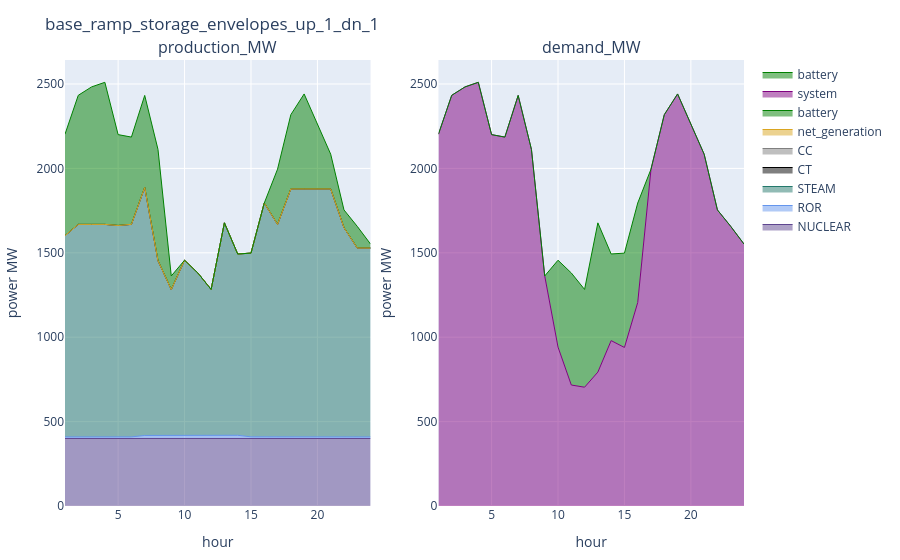

Here is the notebook cell this chart was saved with:
### Markdown cell above
### ED

### Code cell
config_ = config_1
supply_ed_ = supply_ed[(supply_ed.configuration .== config_) .& (supply_ed.day .== day_) .& (supply_ed.iteration .== iteration_), :]
demand_ed_ = demand_ed[(demand_ed.configuration .== config_) .& (demand_ed.day .== day_) .& (demand_ed.iteration .== iteration_), :]
plot_supply_demand(supply_ed_, demand_ed_, string(config_))

### Figure 1 — Plotly figure (JSON) as saved in the notebook; plotly's stock layout.template omitted (floating-point values rounded to 4 significant figures)
{"data": [{"line": {"color": "rgba(95, 70, 144, 1)", "shape": "line", "width": 1}, "mode": "lines", "name": "NUCLEAR", "stackgroup": "one", "type": "scatter", "x": [1, 2, 3, 4, 5, 6, 7, 8, 9, 10, 11, 12, 13, 14, 15, 16, 17, 18, 19, 20, 21, 22, 23, 24], "xaxis": "x1", "y": [400, 400, 400, 400, 400, 400, 400, 400, 400, 400, 400, 400, 400, 400, 400, 400, 400, 400, 400, 400, 400, 400, 400, 400], "yaxis": "y1"}, {"line": {"color": "cornflowerblue", "shape": "line", "width": 1}, "mode": "lines", "name": "ROR", "stackgroup": "one", "type": "scatter", "x": [1, 2, 3, 4, 5, 6, 7, 8, 9, 10, 11, 12, 13, 14, 15, 16, 17, 18, 19, 20, 21, 22, 23, 24], "xaxis": "x1", "y": [9.3, 9.3, 9.3, 9.3, 9.3, 9.5, 17.9, 18.5, 18.7, 18.7, 18.7, 18.9, 18.5, 18.9, 9.7, 9.3, 9.5, 9.3, 9.3, 9.3, 9.3, 9.3, 9.3, 9.1], "yaxis": "y1"}, {"line": {"color": "rgba(36, 121, 108, 1)", "shape": "line", "width": 1}, "mode": "lines", "name": "STEAM", "stackgroup": "one", "type": "scatter", "x": [1, 2, 3, 4, 5, 6, 7, 8, 9, 10, 11, 12, 13, 14, 15, 16, 17, 18, 19, 20, 21, 22, 23, 24], "xaxis": "x1", "y": [1192.0, 1259, 1259, 1259, 1253.0, 1259, 1469, 1035.0, 864.0, 1037.0, 962.0, 864.0, 1259, 1074.0, 1088.0, 1386.0, 1259, 1469, 1469, 1469, 1469, 1240.0, 1119, 1119], "yaxis": "y1"}, {"line": {"color": "black", "shape": "line", "width": 1}, "mode": "lines", "name": "CT", "stackgroup": "one", "type": "scatter", "x": [1, 2, 3, 4, 5, 6, 7, 8, 9, 10, 11, 12, 13, 14, 15, 16, 17, 18, 19, 20, 21, 22, 23, 24], "xaxis": "x1", "y": [0, 0, 0, 0, 0, 0, 0, 0, 0, 0, 0, 0, 0, 0, 0, 0, 0, 0, 0, 0, 0, 0, 0, 0], "yaxis": "y1"}, {"line": {"color": "grey", "shape": "line", "width": 1}, "mode": "lines", "name": "CC", "stackgroup": "one", "type": "scatter", "x": [1, 2, 3, 4, 5, 6, 7, 8, 9, 10, 11, 12, 13, 14, 15, 16, 17, 18, 19, 20, 21, 22, 23, 24], "xaxis": "x1", "y": [0, 0, 0, 0, 0, 0, 0, 0, 0, 0, 0, 0, 0, 0, 0, 0, 0, 0, 0, 0, 0, 0, 0, 0], "yaxis": "y1"}, {"line": {"color": "goldenrod", "shape": "line", "width": 1}, "mode": "lines", "name": "net_generation", "stackgroup": "one", "type": "scatter", "x": [1, 2, 3, 4, 5, 6, 7, 8, 9, 10, 11, 12, 13, 14, 15, 16, 17, 18, 19, 20, 21, 22, 23, 24], "xaxis": "x1", "y": [0, 0, 0, 0, 0, 0, 0, 0, 0, 0, 0, 0, 0, 0, 0, 0, 0, 0, 0, 0, 0, 0, 0, 0], "yaxis": "y1"}, {"line": {"color": "green", "shape": "line", "width": 1}, "mode": "lines", "name": "battery", "stackgroup": "one", "type": "scatter", "x": [1, 2, 3, 4, 5, 6, 7, 8, 9, 10, 11, 12, 13, 14, 15, 16, 17, 18, 19, 20, 21, 22, 23, 24], "xaxis": "x1", "y": [601.2, 764.8, 814.6, 841.8, 538.4, 517.1, 545.6, 659.4, 80.13, 0, 0, 0, 0, 0, 0, 0, 327.2, 440.0, 562.9, 381.8, 206.0, 104.8, 128.3, 23.72], "yaxis": "y1"}, {"line": {"color": "purple", "shape": "line", "width": 1}, "mode": "lines", "name": "system", "stackgroup": "one", "type": "scatter", "x": [1, 2, 3, 4, 5, 6, 7, 8, 9, 10, 11, 12, 13, 14, 15, 16, 17, 18, 19, 20, 21, 22, 23, 24], "xaxis": "x2", "y": [2203.0, 2433.0, 2483.0, 2510.0, 2200.0, 2186.0, 2432.0, 2113.0, 1363.0, 941.8, 716.7, 703.7, 793.3, 979.8, 939.1, 1205.0, 1996.0, 2318.0, 2441.0, 2260.0, 2084.0, 1754.0, 1657.0, 1552.0], "yaxis": "y2"}, {"line": {"color": "green", "shape": "line", "width": 1}, "mode": "lines", "name": "battery", "stackgroup": "one", "type": "scatter", "x": [1, 2, 3, 4, 5, 6, 7, 8, 9, 10, 11, 12, 13, 14, 15, 16, 17, 18, 19, 20, 21, 22, 23, 24], "xaxis": "x2", "y": [0, 0, 0, 0, 0, 0, 0, 0, 0, 514.3, 664.1, 579.2, 884.2, 513.2, 558.9, 589.5, 0, 0, 0, 0, 0, 0, 0, 0], "yaxis": "y2"}], "layout": {"annotations": [{"font": {"size": 16}, "showarrow": false, "text": "production_MW", "x": 0.225, "xanchor": "center", "xref": "paper", "y": 1, "yanchor": "bottom", "yref": "paper"}, {"font": {"size": 16}, "showarrow": false, "text": "demand_MW", "x": 0.775, "xanchor": "center", "xref": "paper", "y": 1, "yanchor": "bottom", "yref": "paper"}], "margin": {"b": 50, "l": 50, "r": 50, "t": 60}, "title": "base_ramp_storage_envelopes_up_1_dn_1", "xaxis1": {"anchor": "y1", "domain": [0, 0.45], "title": {"text": "hour"}}, "xaxis2": {"anchor": "y2", "domain": [0.55, 1], "title": {"text": "hour"}}, "yaxis1": {"anchor": "x1", "domain": [0, 1], "title": {"text": "power MW"}}, "yaxis2": {"anchor": "x2", "domain": [0, 1], "title": {"text": "power MW"}}}}
